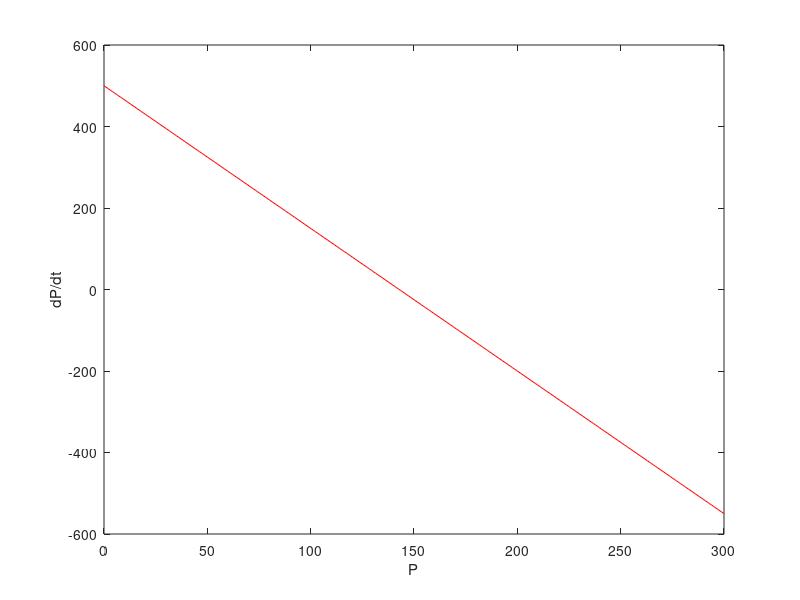

Recreate this plot in MATLAB. (Note: this script raises an error after producing the figure.)
clc
clear all
close all

% define ODE and parameters
a_0 = 500; % molecules per hour
a_1 = 0.5; % molecules per hour, per existing molecule of A
b = 4; % 1/hrs
dPdt =@(P) (a_0 + a_1*P) - b*P;

% Find the steady state by plotting the dP/dt versus P
PArray = linspace(0,300,300);
dPdtPhaseLine = dPdt(PArray);
figure;
plot(PArray,dPdtPhaseLine,'r');
ylabel('dP/dt');
xlabel('P');
refline(0,0); % horizontal line at dPdt=0
legend('dP/dt Phase Line','reference line');

% Find the steady state symbolically ("pencil and paper")
% Set dp/dt to zero then solve for P value
% P = a0/(b-a)
% Find the steady state by simulating the ODE

%%
figure
[T, P] = ode45(@(t,x)dPdt(x), [0,3.0], 0);
plot(T,P);

ylabel('P Concentration','Interpreter','latex');
xlabel('Time (hours)','Interpreter','latex');
% get derivative of p
ax = gca;
set(gca,'TickLabelInterpreter','latex')
ax.FontSize = 18;
%%
dP = diff(P)./diff(T);
figure
plot (T(1:end-1), dP)
ylabel('dP/dt');
xlabel('Time (hours)');


% plot a straight line between two points 
